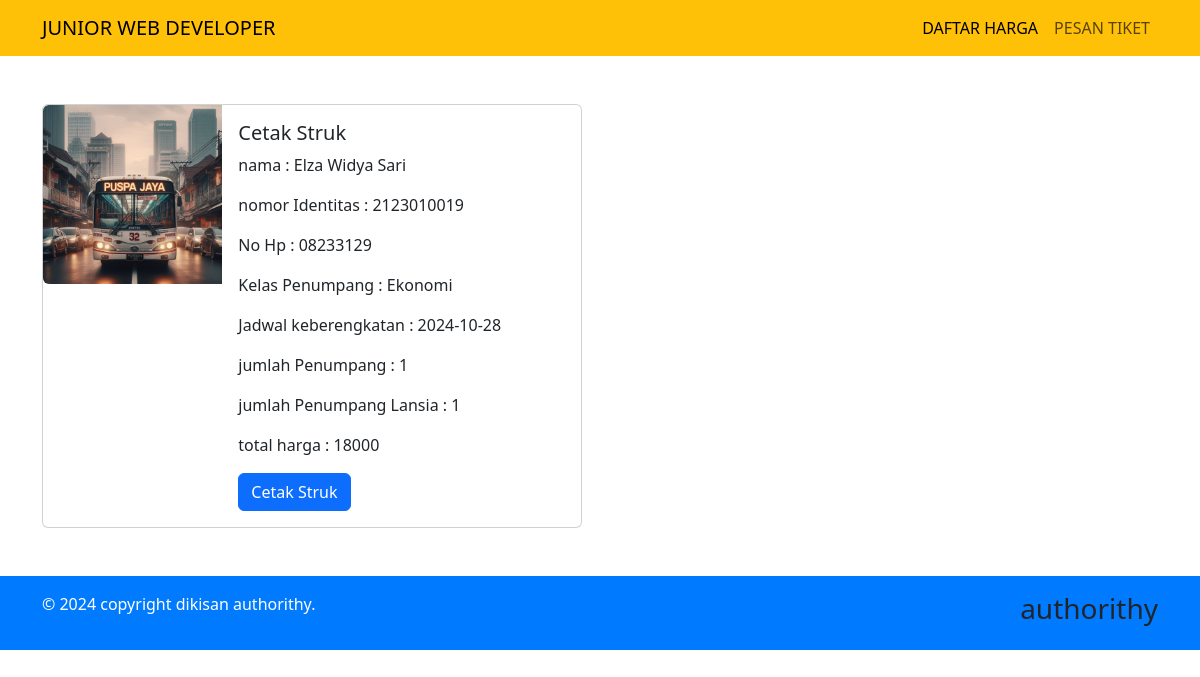
The page /public/Tiket/detail/25 on the database its author committed.
### tables this page shows
CREATE TABLE `pemesanan` (
  `id` int(11) NOT NULL,
  `namaLengkap` varchar(50) NOT NULL,
  `nomor_identitas` varchar(16) NOT NULL,
  `No_hp` varchar(12) NOT NULL,
  `kelasPenumpang` varchar(50) NOT NULL,
  `jadwal_keberangkatan` date NOT NULL,
  `jumlah_penumpang` varchar(25) NOT NULL,
  `jumlah_lansia` varchar(25) NOT NULL,
  `Total_harga` varchar(100) NOT NULL
);

### app/core/Controller.php (called while the page is built, shortened)
<?php
class Controller {
    public function view($view, $data = []) {
        require_once '../app/views/'. $view . '.php';
    }
    public function model($model) {
        return new $model;
}
}

### app/controllers/tiket.php (called while the page is built, shortened)
<?php
class Tiket extends controller{
    public function detail($id){
        $data['judul']='Detail Tiket saya';
        $data['pemesanan'] = $this->model('Tiket_model')->getTiketByID($id);
        $this->view('Tiket/detail',$data);
    }
}

### app/core/App.php (called while the page is built, shortened)
<?php
class App {
    protected $method = 'index';
    protected $params = [];
    public function __construct() {
        $url = $this->parseURL();
        if (isset($url[0]) && file_exists('../app/controllers/' . $url[0] . '.php')) {
            unset($url[0]);
        }
        $this->controller = new $this->controller;
        if (isset($url[1])) {
            if (method_exists($this->controller, $url[1])) {
                $this->method = $url[1];
                unset($url[1]);
            }
        }
        if (!empty($url)) {
            $this->params = array_values($url);
        }
        call_user_func_array([$this->controller, $this->method], $this->params);
    }
    public function parseURL() {
        if (isset($_GET['url'])) {
            $url = rtrim($_GET['url'], '/');
            $url = filter_var($url, FILTER_SANITIZE_URL);
            $url = explode('/', $url);
            return $url;
        } else {
            return [];
        }
    }
}
?>

### public/index.php (called while the page is built, shortened)
<?php
 $app = new App;

### app/core/Database.php (called while the page is built, shortened)
<?php
class Database {
    private $host = DB_HOST;
    private $user = DB_USER;
    private $pass = DB_PASS;
    private $db_name = DB_NAME;
    private $dbh;
    private $stmt;
    public function __construct(){
        $dsn='mysql:host=' . $this->host . ';dbname=' . $this->db_name;
        $option=[
            PDO::ATTR_PERSISTENT => true,
            PDO::ATTR_ERRMODE => PDO::ERRMODE_EXCEPTION
        ];
        try {
            $this->dbh = new PDO($dsn, $this->user, $this->pass,$option);
        } catch (PDOException $e) {
            die($e->getMessage());
        }
    }
    public function query($query){
        $this->stmt = $this->dbh->prepare($query);
    }
    public function bind($param, $value, $type = null){
        if (is_null($type)) {
            switch (true) {
                default :
                    $type=PDO::PARAM_STR;
            }
        }
        $this->stmt->bindValue($param, $value, $type);
    }
    public function execute(){
        $this->stmt->execute();
    }
    public function single(){
        $this->execute();
        return $this->stmt->fetch(PDO::FETCH_ASSOC);
    }
}

### app/model/Tiket_model.php (called while the page is built, shortened)
<?php
class Tiket_model {
    private $table='pemesanan';
    private $db;
    public function __construct(){
        $this->db = new Database();
    }
    public function getTiketByID($id){
        $this->db->query('SELECT * FROM ' . $this->table . ' WHERE id=:id');
        $this->db->bind('id', $id);
        return $this->db->single();
    }
    }

### app/views/Tiket/detail.php (the view)
<div class="container mt-5 mb-5">
  <div class="ro">
  <div class="card mb-3" style="max-width: 540px;">
  <div class="row g-0">
    <div class="col-md-4">
      <img src="<?= BASEURL; ?>/img/<?= $data['pemesanan']['kelasPenumpang']; ?>.jpg" class="img-fluid rounded-start" alt="...">
    </div>
    <div class="col-md-8">
      <div class="card-body">
        <h5 class="card-title">Cetak Struk</h5>
    <p class="card-text">nama : <?= $data['pemesanan']['namaLengkap'];?></p>
    <p class="card-text" >nomor Identitas : <?= $data['pemesanan']['nomor_identitas'];?></p>
    <p class="card-text">No Hp : <?= $data['pemesanan']['No_hp'];?></p>
    <p class="card-text">Kelas Penumpang : <?= $data['pemesanan']['kelasPenumpang'];?></p>
    <p class="card-text">Jadwal keberengkatan : <?= $data['pemesanan']['jadwal_keberangkatan'];?></p>
    <p class="card-text">jumlah Penumpang  : <?= $data['pemesanan']['jumlah_penumpang'];?></p>
    <p class="card-text">jumlah Penumpang Lansia  : <?= $data['pemesanan']['jumlah_lansia'];?></p>
    <p class="card-text">total harga : <?= $data['pemesanan']['Total_harga'] ?> </p>
    <a href="#" class="btn btn-primary" onclick="window.print()">Cetak Struk</a>
    </div>
    </div>
  </div>
</div>
</div>
</div>

### rows shown on the page
pemesanan: kelasPenumpang (picture), namaLengkap "Elza Widya Sari", nomor_identitas "2123010019", No_hp "08233129", kelasPenumpang "Ekonomi", jadwal_keberangkatan "2024-10-28", jumlah_penumpang "1", jumlah_lansia "1", Total_harga "18000"
